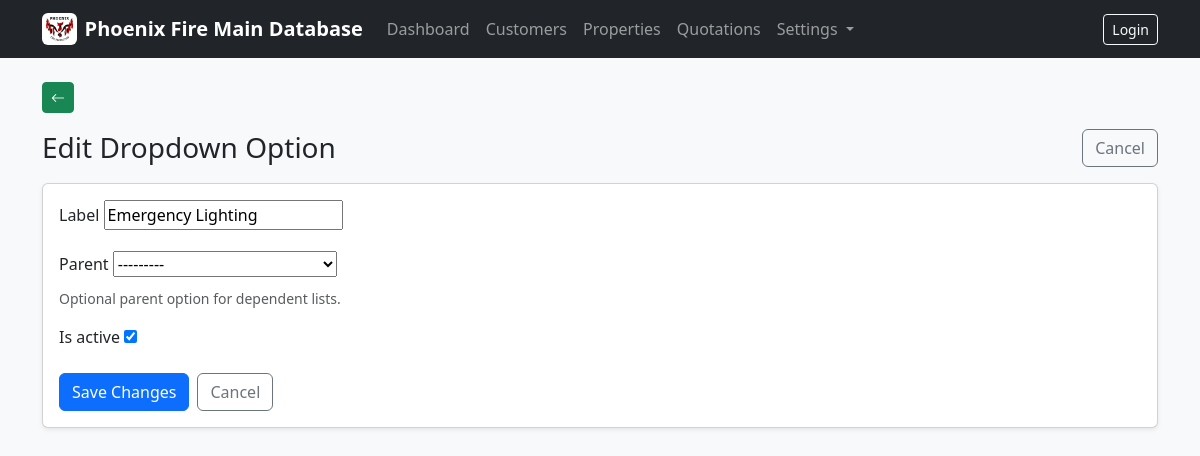
The app's page /codes/settings/dropdowns/options/1/edit/ with its own data.
### company/models.py (models this page shows, shortened)
class ClientProfile(models.Model):
    company_logo = models.ImageField(upload_to="company/logo/", blank=True, null=True)
    legal_company_name = models.CharField(max_length=255, blank=True)
    trading_name = models.CharField(max_length=255, blank=True)
    company_address = models.TextField(blank=True)
    company_phone = models.CharField(max_length=50, blank=True)
    company_email = models.EmailField(blank=True)
    company_abn = models.CharField(max_length=50, blank=True)
    company_acn = models.CharField(max_length=50, blank=True)
    accounts_phone = models.CharField(max_length=50, blank=True)
    accounts_email = models.EmailField(blank=True)
    updated_at = models.DateTimeField(auto_now=True)
    class Meta:
        verbose_name = "Client Profile"
        verbose_name_plural = "Client Profile"
    @classmethod
    def get_solo(cls):
        obj, _ = cls.objects.get_or_create(pk=1)
        return obj

### codes/models.py (models this page shows, shortened)
class DropdownOption(models.Model):
    dropdown_list = models.ForeignKey(
        DropdownList,
        on_delete=models.CASCADE,
        related_name="options",
    )
    label = models.CharField(max_length=120)
    value = models.CharField(max_length=140, blank=True, default="")
    parent = models.ForeignKey(
        "self",
        on_delete=models.SET_NULL,
        null=True,
        blank=True,
        related_name="children",
        help_text="Optional parent option for dependent lists.",
    )
    is_active = models.BooleanField(default=True)
    class Meta:
        ordering = ["label"]
        unique_together = [("dropdown_list", "label")]
        verbose_name = "Dropdown Option"
        verbose_name_plural = "Dropdown Options"
    def __str__(self):
        return self.label

### codes/dropdowns_views.py (the view, shortened to what this page needs)
# urls.py: path("settings/dropdowns/options/<int:pk>/edit/", DropdownOptionUpdateView.as_view(), name="dropdown_option_update"),
class DropdownOptionUpdateView(UpdateView):
    model = DropdownOption
    fields = ["label", "parent", "is_active"]
    template_name = "codes/dropdown_option_form.html"
    def get_form(self, form_class=None):
        form = super().get_form(form_class)
        dropdown_list = self.object.dropdown_list
        form.fields["parent"].queryset = DropdownOption.objects.filter(
            dropdown_list=dropdown_list,
            parent__isnull=True,
        ).exclude(pk=self.object.pk)
        form.fields["parent"].required = False
        return form
    def get_context_data(self, **kwargs):
        ctx = super().get_context_data(**kwargs)
        dropdown_list = self.object.dropdown_list
        ctx["dropdown_list"] = dropdown_list
        ctx["title"] = f"Edit Option in {dropdown_list.name}"
        ctx["cancel_url"] = reverse_lazy(
            "codes:dropdown_option_list",
            kwargs={"list_id": dropdown_list.pk},
        )
        return ctx

### company/context_processors.py (called while the page is built)
def client_profile(request):
    try:
        return {"client_profile": ClientProfile.get_solo()}
    except Exception:
        return {"client_profile": None}

### templates/codes/dropdown_option_form.html (shortened to what this page needs)
{% extends "base.html" %}
{% block content %}
<div class="d-flex justify-content-between align-items-center mb-3">
  <h1 class="h3 mb-0">
    {% if object %}Edit Dropdown Option{% else %}Add Dropdown Option{% endif %}
  </h1>
  <a class="btn btn-outline-secondary" href="javascript:history.back()">Cancel</a>
</div>
<div class="card shadow-sm">
  <div class="card-body">
    <form method="post" novalidate>
      {% for field in form %}
        <div class="mb-3">
          <label class="form-label" for="{{ field.id_for_label }}">{{ field.label }}</label>
          {{ field }}
          {% if field.help_text %}
            <div class="form-text">{{ field.help_text }}</div>
          {% endif %}
        </div>
      {% endfor %}
      <div class="d-flex gap-2">
        <button type="submit" class="btn btn-primary">
          {% if object %}Save Changes{% else %}Create{% endif %}
        </button>
        <a class="btn btn-outline-secondary" href="javascript:history.back()">Cancel</a>
      </div>
    </form>
  </div>
</div>
{% endblock %}

### templates/base.html (shortened to what this page needs)
<!doctype html>
<html lang="en">
<head>
  <link href="https://cdn.jsdelivr.net/npm/bootstrap@5.3.3/dist/css/bootstrap.min.css" rel="stylesheet">
  <link rel="stylesheet" href="https://cdn.jsdelivr.net/npm/bootstrap-icons@1.11.3/font/bootstrap-icons.min.css">
</head>
<body class="bg-light">
<nav class="navbar navbar-expand-lg navbar-dark bg-dark">
  <div class="container">
    <a class="navbar-brand fw-semibold d-flex align-items-center gap-2"
       href="{% url 'dashboard' %}">
      {% if client_profile and client_profile.company_logo %}
        <img src="{{ client_profile.company_logo.url }}"
             alt="Company Logo"
             style="height:32px;width:auto;"
             class="rounded bg-white p-1">
      {% endif %}
      <span>Phoenix Fire Main Database</span>
    </a>
    <div class="collapse navbar-collapse" id="mainNav">
      <ul class="navbar-nav me-auto">
        <li class="nav-item">
          <a class="nav-link" href="{% url 'dashboard' %}">Dashboard</a>
        </li>
        <li class="nav-item">
          <a class="nav-link" href="{% url 'customers:list' %}">Customers</a>
        </li>
        <li class="nav-item">
          <a class="nav-link" href="{% url 'properties:list' %}">Properties</a>
        </li>
        <li class="nav-item">
          <a class="nav-link" href="{% url 'quotations:list' %}">Quotations</a>
        </li>
        <li class="nav-item dropdown">
          <a class="nav-link dropdown-toggle" href="#" id="settingsDropdown"
             role="button" data-bs-toggle="dropdown">
            Settings
          </a>
        </li>
      </ul>
      <ul class="navbar-nav">
        {% if user.is_authenticated %}
          <li class="nav-item">
            <span class="navbar-text me-3">
              Logged in as {{ user.username }}
            </span>
          </li>
          <li class="nav-item">
            <a class="btn btn-outline-light btn-sm" href="/admin/logout/">Logout</a>
          </li>
        {% else %}
          <li class="nav-item">
            <a class="btn btn-outline-light btn-sm" href="/admin/login/">Login</a>
          </li>
        {% endif %}
      </ul>
    </div>
  </div>
</nav>
<main class="container my-4 page-wrap">
  <div class="mb-3 no-print">
    <button type="button"
            class="btn btn-back btn-sm"
            onclick="goBackAnimated()"
            title="Back">
      <i class="bi bi-arrow-left"></i>
    </button>
  </div>
  {% block content %}{% endblock %}
</main>
</body>
</html>

### templates/base.html (style rules this page uses)
.page-wrap { animation: pageEnter 160ms ease-out; }
.btn-back, a.btn-back, button.btn-back { background-color: var(--bs-success) !important; border-color: var(--bs-success) !important; color: #fff !important; }

### records on screen
ClientProfile: company_logo (picture)
DropdownOption: form "Emergency Lighting" "---------" "☑"

### other values on screen
{{ field.label }} "Label" "Parent" "Is active"
{{ field.help_text }} "Optional parent option for dependent lists."
